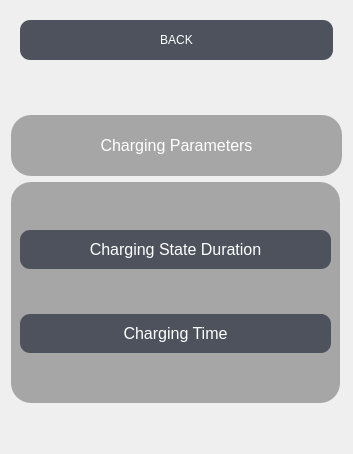
     <widget class="QWidget" name="charging_page">
      <layout class="QGridLayout" name="gridLayout_4">
       <item row="2" column="0">
        <widget class="QFrame" name="charging_frame">
         <property name="minimumSize">
          <size>
           <width>329</width>
           <height>221</height>
          </size>
         </property>
         <property name="maximumSize">
          <size>
           <width>329</width>
           <height>221</height>
          </size>
         </property>
         <property name="styleSheet">
          <string notr="true">background-color:rgb(166, 166, 166);
color:white;
border-radius:20px;
font-size: 12pt;</string>
         </property>
         <property name="frameShape">
          <enum>QFrame::NoFrame</enum>
         </property>
         <property name="frameShadow">
          <enum>QFrame::Raised</enum>
         </property>
         <layout class="QGridLayout" name="gridLayout_25">
          <item row="1" column="0">
           <widget class="QPushButton" name="charging_time">
            <property name="cursor">
             <cursorShape>PointingHandCursor</cursorShape>
            </property>
            <property name="styleSheet">
             <string notr="true">background-color:rgb(78, 82, 93);
color:white;
border-radius:10px;
padding-top:10px;
padding-bottom:10px;</string>
            </property>
            <property name="text">
             <string>Charging Time</string>
            </property>
           </widget>
          </item>
          <item row="0" column="0">
           <widget class="QPushButton" name="charging_state">
            <property name="cursor">
             <cursorShape>PointingHandCursor</cursorShape>
            </property>
            <property name="styleSheet">
             <string notr="true">background-color:rgb(78, 82, 93);
color:white;
border-radius:10px;
padding-top:10px;
padding-bottom:10px;</string>
            </property>
            <property name="text">
             <string>Charging State Duration</string>
            </property>
           </widget>
          </item>
         </layout>
        </widget>
       </item>
       <item row="1" column="0">
        <widget class="QPushButton" name="charging_charging">
         <property name="minimumSize">
          <size>
           <width>331</width>
           <height>61</height>
          </size>
         </property>
         <property name="maximumSize">
          <size>
           <width>331</width>
           <height>61</height>
          </size>
         </property>
         <property name="styleSheet">
          <string notr="true">background-color:rgb(166, 166, 166);
color:white;
border-radius:20px;
font-size: 12pt;</string>
         </property>
         <property name="text">
          <string>Charging Parameters</string>
         </property>
        </widget>
       </item>
       <item row="0" column="0">
        <widget class="QFrame" name="back_3">
         <property name="styleSheet">
          <string notr="true">background-color: rgba(255, 0, 0, 0);</string>
         </property>
         <property name="frameShape">
          <enum>QFrame::NoFrame</enum>
         </property>
         <property name="frameShadow">
          <enum>QFrame::Raised</enum>
         </property>
         <layout class="QGridLayout" name="gridLayout_13">
          <item row="0" column="0">
           <widget class="QPushButton" name="pushButton_4">
            <property name="minimumSize">
             <size>
              <width>0</width>
              <height>40</height>
             </size>
            </property>
            <property name="cursor">
             <cursorShape>PointingHandCursor</cursorShape>
            </property>
            <property name="styleSheet">
             <string notr="true">background-color:rgb(78, 82, 93);
color:white;
border-radius:10px;</string>
            </property>
            <property name="text">
             <string>BACK</string>
            </property>
           </widget>
          </item>
          <item row="1" column="0">
           <spacer name="verticalSpacer_4">
            <property name="orientation">
             <enum>Qt::Vertical</enum>
            </property>
            <property name="sizeHint" stdset="0">
             <size>
              <width>20</width>
              <height>40</height>
             </size>
            </property>
           </spacer>
          </item>
         </layout>
        </widget>
       </item>
       <item row="3" column="0">
        <spacer name="verticalSpacer_6">
         <property name="orientation">
          <enum>Qt::Vertical</enum>
         </property>
         <property name="sizeHint" stdset="0">
          <size>
           <width>20</width>
           <height>40</height>
          </size>
         </property>
        </spacer>
       </item>
      </layout>
     </widget>
